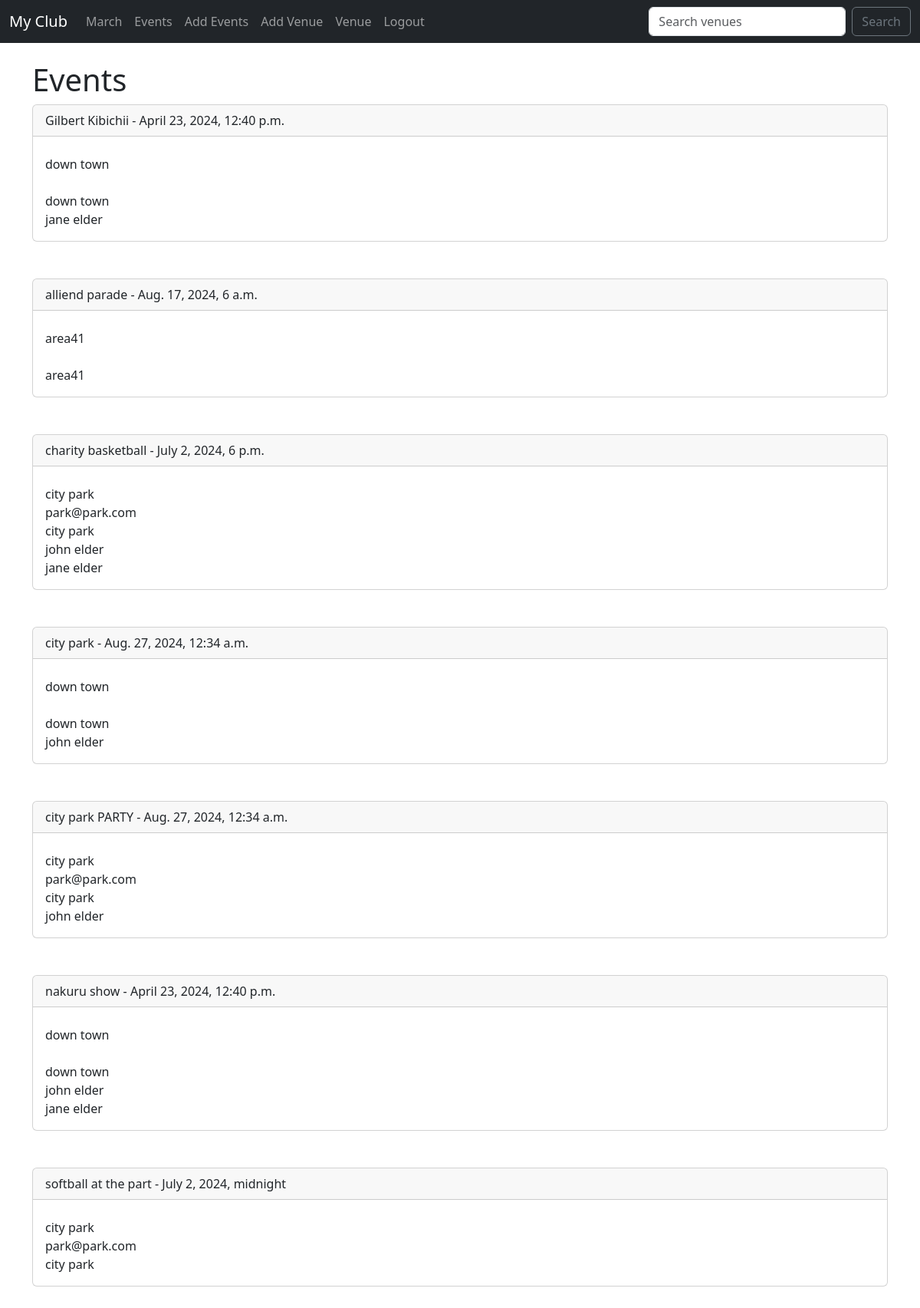
Page /events (signed in) on the committed database.
### events/models.py (models this page shows)
class Event(models.Model):
    name= models.CharField("Event Name",max_length=120)
    event_date =models.DateTimeField("Event date")
    venue =models.ForeignKey(Venue,blank=True,null=True,on_delete=models.CASCADE)
    manager = models.ForeignKey(User,blank=True,null=True,on_delete=models.SET_NULL)
    description =models.TextField(blank=True)
    attendees = models.ManyToManyField(MyClubUser, blank=True)
    def __str__(self):
        return self.name

class Venue(models.Model):
    name = models.CharField("Venue name", max_length=120)
    address =models.CharField(max_length=300)
    zip_code=models.CharField(max_length=15)
    phone = models.CharField('Contact Phone',max_length=25,blank=True)
    web =models.URLField(blank=True)
    email_address =models.EmailField("Email Address",blank=True)
    def __str__(self):
        return self.name

class MyClubUser(models.Model):
    first_name = models.CharField(max_length=30)
    last_name = models.CharField(max_length=30)
    email_address =models.EmailField("user Address")
    phone = models.CharField(max_length=25)
    def __str__(self):
        return self.first_name +" " + self.last_name

### events/views.py (the view)
# urls.py: path('events',views.all_events,name='list-events'),
def all_events(request):
    event_list =Event.objects.all().order_by('name')
    return render(request, 'events/event_list.html',{"event_list": event_list})

### events/templates/events/event_list.html (shortened to what this page needs)
{% extends "events/base.html" %} {% block content %}
  <h1>Events</h1>
    {% for event in  event_list %}
<div class="card">
  <div class="card-header">
    {{event}} -  {{event.event_date}} <br/>
  </div>
  <div class="card-body">
    <p class="card-text">
          {{event.venue}} <br/>
    {{event.venue.email_address}} <br/>
     {{event.venue}} <br/>
     {% for user in event.attendees.all  %}
     {{user}} <br/>
     {% endfor %}
    </p>
  </div>
</div>
   <br/><br/>
    {% endfor %}
{% endblock content %}

### rows in the picture
Event: name "Gilbert Kibichii", event_date "April 23, 2024, 12:40 p.m.", venue "down town"
MyClubUser: first_name+last_name "jane elder"
Event: name "alliend parade", event_date "Aug. 17, 2024, 6 a.m.", venue "area41"
Event: name "charity basketball", event_date "July 2, 2024, 6 p.m.", venue "city park", venue.email_address "park@park.com"
MyClubUser: first_name+last_name "john elder"
Event: name "city park", event_date "Aug. 27, 2024, 12:34 a.m.", venue "down town"
Event: name "city park PARTY", event_date "Aug. 27, 2024, 12:34 a.m.", venue "city park", venue.email_address "park@park.com"
Event: name "nakuru show", event_date "April 23, 2024, 12:40 p.m.", venue "down town"
Event: name "softball at the part", event_date "July 2, 2024, midnight", venue "city park", venue.email_address "park@park.com"
